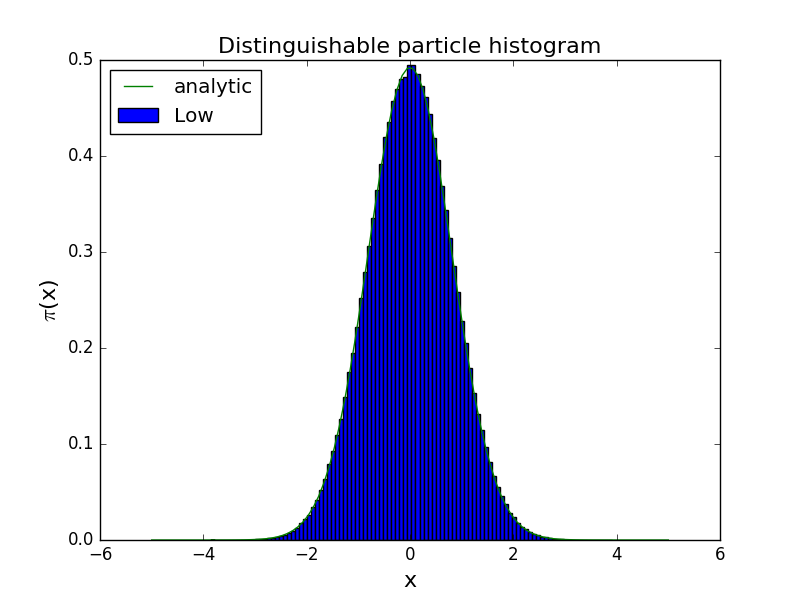

Python code for this plot:
import math, pylab

import math, random, pylab
import numpy

def levy_harmonic_path(k):
    x = [random.gauss(0.0, 1.0 / math.sqrt(2.0 * math.tanh(k * beta / 2.0)))]
    if k == 2:
        Ups1 = 2.0 / math.tanh(beta)
        Ups2 = 2.0 * x[0] / math.sinh(beta)
        x.append(random.gauss(Ups2 / Ups1, 1.0 / math.sqrt(Ups1)))
    return x[:]

beta = 2.0
nsteps = 1000000
low = levy_harmonic_path(2)
high = low[:]
data = []
for step in xrange(nsteps):
    k = random.choice([0, 1])
    low[k] = levy_harmonic_path(1)[0]
    high[k] = low[k]
    data+=low[:]

# graphics output
pylab.hist(data, normed=True, bins=100, label='Low')

list_x = numpy.linspace(-5, 5, 100)
list_y = [math.sqrt(math.tanh(beta / 2.0)) / math.sqrt(math.pi) * \
          math.exp(-x ** 2 * math.tanh(beta / 2.0)) for x in list_x]
pylab.plot(list_x, list_y, label='analytic')

pylab.xlabel('x', fontsize=16)
pylab.ylabel('$\pi$(x)', fontsize=16)
pylab.title('Distinguishable particle histogram', fontsize=16)
pylab.legend(loc='upper left')
pylab.savefig('a1.png')
pylab.show()
